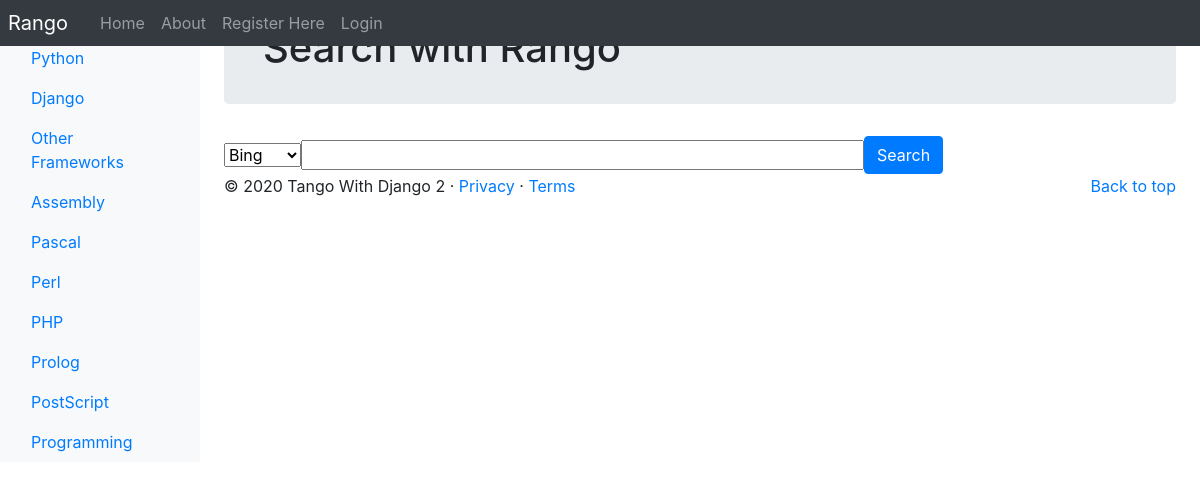
Page /rango/search/ on the committed database.
### rango/models.py (models this page shows, shortened)
class Category(models.Model):
    NAME_MAX_LENGTH = 128
    name = models.CharField(max_length=NAME_MAX_LENGTH, unique=True)
    views = models.IntegerField(default=0)
    likes = models.IntegerField(default=0)
    slug = models.SlugField(unique=True)
    class Meta:
        verbose_name_plural = 'Categories'

### rango/views.py (the view, shortened to what this page needs)
# urls.py: path('search/', views.search, name='search'),
def search(request):
    result_list = []
    query = ""
    return render(request, 'rango/search.html', {'result_list': result_list,'query':query})

### rango/templatetags/rango_template_tags.py (called while the page is built)
@register.inclusion_tag('rango/categories.html')
def get_category_list(current_category=None):
    return {'categories': Category.objects.all(),
    'current_category': current_category}

### templates/rango/search.html (shortened to what this page needs)
{% extends 'rango/base.html' %}
{% load staticfiles %}
{% block body_block %}
    <div class="jumbotron p-4">
        <div class="container">
            <h1 class="jumbotron-heading">Search with Rango</h1>
        </div>
    </div>
    <div>
        <form class="form-inline" id="user-form" method="POST" action="{% url 'rango:search' %}">
            <select name="search-selection" id="search-selection">
                <option value="Bing">Bing</option>
            </select>
            <div class="form-group">
                <input class="form-group" size="50" name="query" id="query" type="text" placeholder="{{query}}" />
            </div>
            <button class="btn btn-primary" type="submit" name="submit">Search</button>
        </form>
    </div>
{% endblock %}

### templates/rango/categories.html (shortened to what this page needs)
<ul class="nav flex-column">
    {% if categories %}
        {% for c in categories %}
            {% if c == current_category %}
            <li class="nav-item">
                <a class="nav-link active" href="{% url 'rango:show_category' c.slug %}"><span data-feather="archive"></span>{{ c.name }}</>
            </li>
            {% else %}
            <li class="nav-item">
                <a class="nav-link" href="{% url 'rango:show_category' c.slug %}">{{c.name}}</a>
            </li>
            {% endif %}
        {% endfor %}
    {% else %}
        <li><strong>There are no categories present.</strong></li>
    {% endif %}
</ul>

### rows in the picture
Category: name "Python"
Category: name "Django"
Category: name "Other Frameworks"
Category: name "Assembly"
Category: name "Pascal"
Category: name "Perl"
Category: name "PHP"
Category: name "Prolog"
Category: name "PostScript"
Category: name "Programming"
